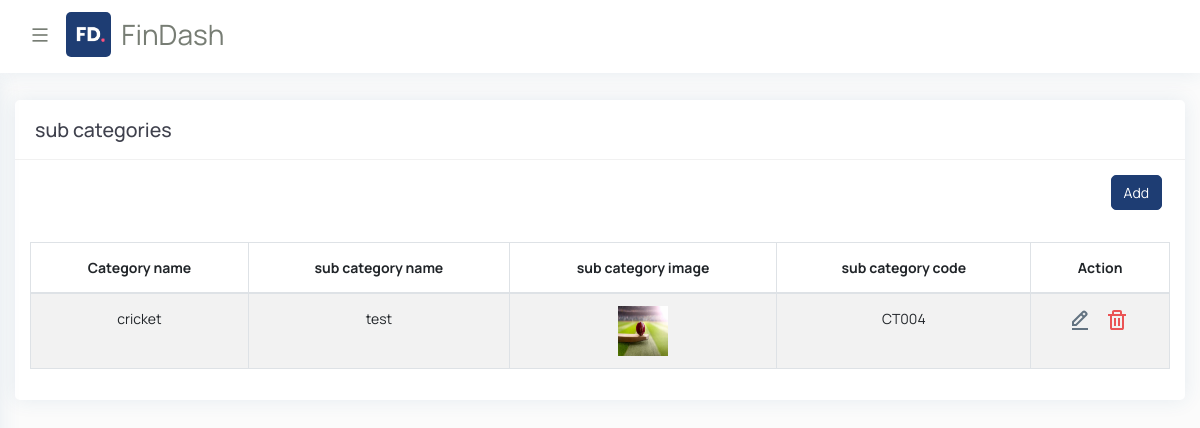
The app's page /show_subcategory/, older data.
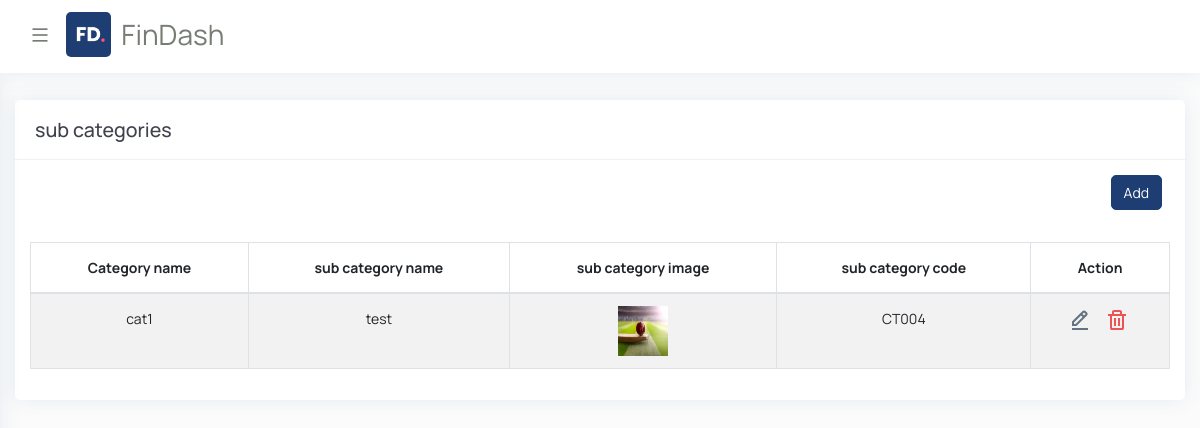
The same page, newer data.
### demo_admin/models.py (models this page shows)
class Sub_Category(models.Model):
    category_id=models.ForeignKey(Category,on_delete=models.SET_NULL,null=True,blank=True)
    sub_category_name=models.CharField(max_length=10,null=True,blank=True)
    sub_category_image=models.ImageField(upload_to='images',null=True,blank=True)
    sub_category_code=models.CharField(max_length=10,null=True,blank=True)
    created_at=models.DateTimeField(default=timezone.now)
    updated_at=models.DateTimeField(default=timezone.now)

class Category(models.Model):
    category_name=models.CharField(max_length=10,null=True,blank=True)
    category_image=models.ImageField(upload_to='images',null=True,blank=True)
    category_code=models.CharField(max_length=10,null=True,blank=True)
    created_at=models.DateTimeField(default=timezone.now)
    updated_at=models.DateTimeField(default=timezone.now)

### demo_admin/views.py (the view)
# urls.py: path('show_subcategory/', views.show_subcategory, name='show_subcategory'),
def show_subcategory(request):
    data=Sub_Category.objects.all()
    context={'data':data}
    return render(request,'admin_template/sub_category/show_subcategory.html',context)

### templates/admin_template/sub_category/show_subcategory.html (shortened to what this page needs)
{% extends 'admin_template/base.html' %}
{% load static %}
{% block body%}
<div id="content-page" class="content-page">
    <div class="container-fluid">
       <div class="row">
          <div class="col-sm-12">
             <div class="iq-card">
                <div class="iq-card-header d-flex justify-content-between">
                   <div class="iq-header-title">
                      <h4 class="card-title">sub categories</h4>
                   </div>
                </div>
                <div class="iq-card-body">
                   <div id="table" class="table-editable">
                      <span class="table-add float-right mb-3 mr-2">
                        <a type="submit" href="{% url 'add_subcategory' %}" class="btn btn-primary mb-3">Add
                        </a>
                        </span>
                      <table id="tableID" class="table table-bordered table-responsive-md table-striped text-center ">
                         <thead>
                            <tr >
                                <th style="text-align: center">Category name</th>
                               <th style="text-align: center">sub category name</th>
                               <th style="text-align: center">sub category image</th>
                               <th style="text-align: center">sub category code</th>
                               <th style="text-align: center">Action</th>
                            </tr>
                         </thead>
                         <tbody>
                            {%for data in data%}
                            <tr>
                                <td >{{data.category_id.category_name}}</td>
                                <td>{{data.sub_category_name}}</td>
                                <td style="text-align: center;">{% if data.sub_category_image %}
                                 <img src="{{data.sub_category_image.url}}" width="50" height="50">
                                 {% endif %}</td>
                                 <td>{{data.sub_category_code}}</td>
                               <td>
                                 <a class="me-3" href="{% url 'edit_subcategory' data.id %}">
                                    <img src="{% static 'admin_static/images/icon/edit.svg'%}" alt="img">
                                </a>
                                <a class="me-3" href="{% url 'delete_subcategory' data.id %}" onclick="return confirm('Are you sure you want to delete this?')">
                                    <img src="{% static 'admin_static/images/icon/delete.svg'%}" alt="img">
                                </a>
                                </td>
                               {%endfor%}
                            </tr>
                           </div>
                   </div>
                </div>
             </div>
          </div>
       </div>
    </div>
 </div>
 {% endblock %}

Row changes from the older to the newer data that the page shows:
changed through a linked row, Sub_Category "test": category_id.category_name "cricket" → "cat1"
